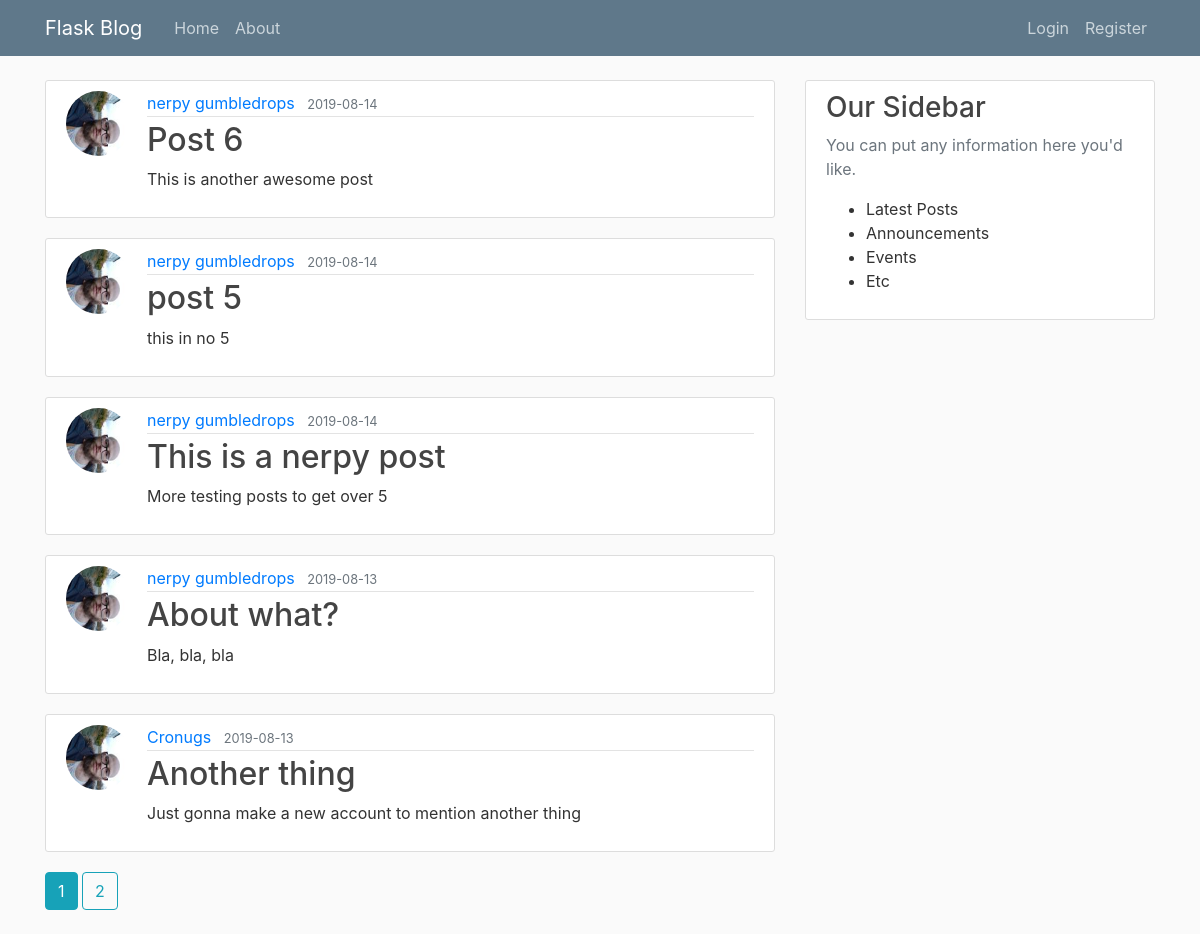
Page /home on the earlier database version.
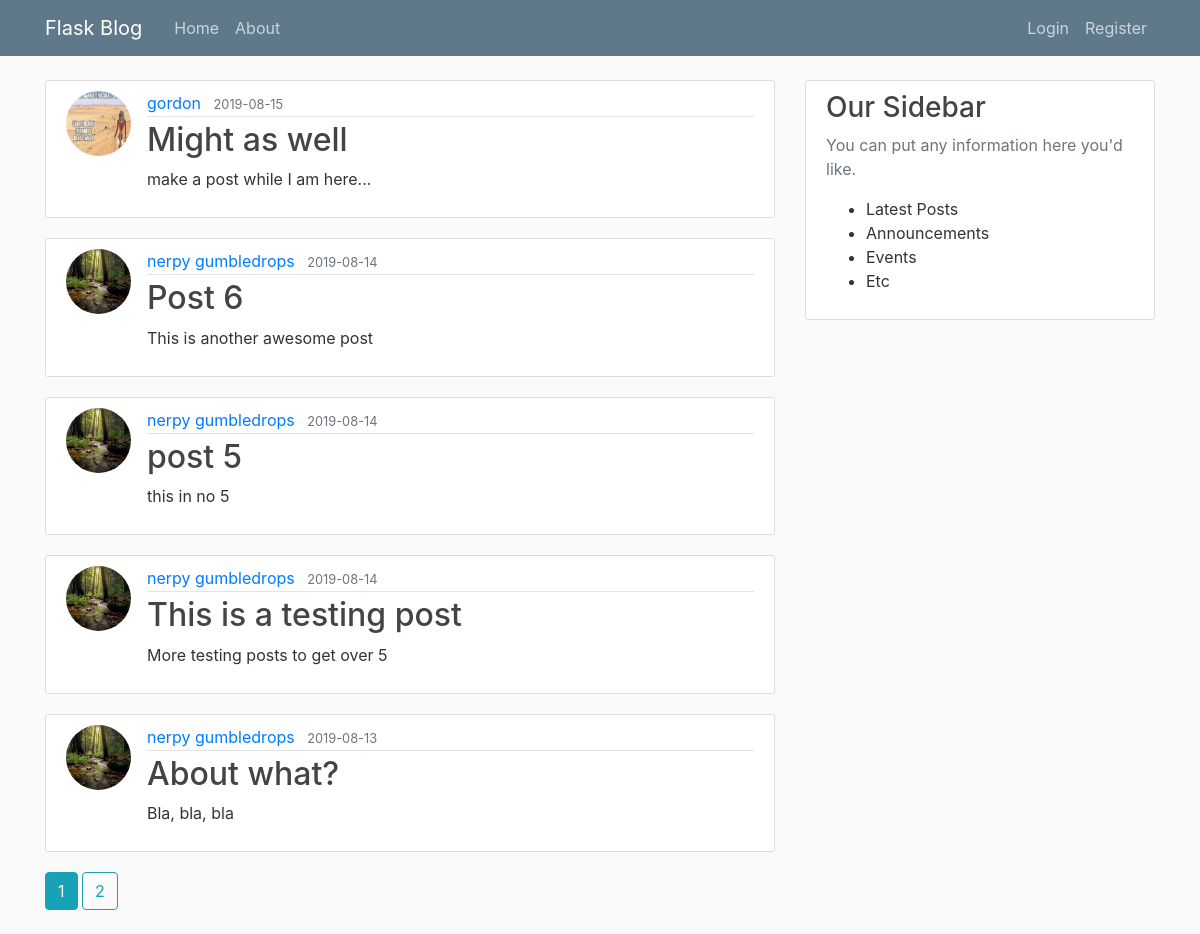
Same page on the later database version.
### flaskblog/models.py (models this page shows, shortened)
class Post(db.Model):
    id = db.Column(db.Integer, primary_key=True)
    title = db.Column(db.String(100), nullable=False)
    date_posted = db.Column(db.DateTime, nullable=False, default=datetime.utcnow)
    content = db.Column(db.Text, nullable=False)
    user_id = db.Column(db.Integer, db.ForeignKey('user.id'), nullable=False)

class User(db.Model, UserMixin):
    id = db.Column(db.Integer, primary_key=True)
    username = db.Column(db.String(20), unique=True, nullable=False)
    email = db.Column(db.String(120), unique=True, nullable=False)
    image_file = db.Column(db.String(20), nullable=False, default='default.jpg')
    password = db.Column(db.String(60), nullable=False)
    posts = db.relationship('Post', backref='author', lazy=True)

### flaskblog/main/routes.py (the view)
@main.route("/")
@main.route("/home")
def home():
    page = request.args.get('page', 1, type=int)
    posts = Post.query.order_by(Post.date_posted.desc()).paginate(page=page, per_page=5)
    return render_template('home.html', posts=posts)

### flaskblog/templates/home.html
{% extends 'base.html' %}
{% block content %}
{% for post in posts.items %}
<article class="media content-section">
    <img class="rounded-circle article-img"
        src="{{ url_for('static', filename='profile_pics/' + post.author.image_file) }}">
    <div class="media-body">
        <div class="article-metadata">
            <a class="mr-2" href="{{ url_for('users.user_posts', username=post.author.username) }}">{{ post.author.username }}</a>
            <small class="text-muted">{{ post.date_posted.strftime('%Y-%m-%d') }}</small>
        </div>
        <h2><a class="article-title" href="{{ url_for('posts.post', post_id=post.id) }}">{{ post.title }}</a></h2>
        <p class="article-content">{{ post.content }}</p>
    </div>
</article>
{% endfor %}
{% for page_num in posts.iter_pages(left_edge=1, right_edge=1, left_current=1, right_current=2) %}
    {% if page_num %}
        {% if posts.page == page_num %}
            <a class="btn btn-info mb-4" href="{{ url_for('main.home', page=page_num) }}">{{ page_num }}</a>
        {% else %}
            <a class="btn btn-outline-info mb-4" href="{{ url_for('main.home', page=page_num) }}">{{ page_num }}</a>
        {% endif %}
    {% else %}
    ...
    {% endif %}
{% endfor %}
{% endblock content %}

Differences in the rows shown:
no longer on this page (row unchanged): Post: image_file (picture), author.username "Cronugs", date_posted "2019-08-13", title "Another thing", content "Just gonna make a new account to mention another thing"
added Post: image_file (picture), author.username "gordon", date_posted "2019-08-15", title "Might as well", content "make a post while I am here..."
changed through a linked row, Post "Post 6": image_file: a different picture
changed through a linked row, Post "post 5": image_file: a different picture
changed Post "More testing posts to get over 5": image_file: a different picture; title "This is a nerpy post" → "This is a testing post"
changed through a linked row, Post "About what?": image_file: a different picture
